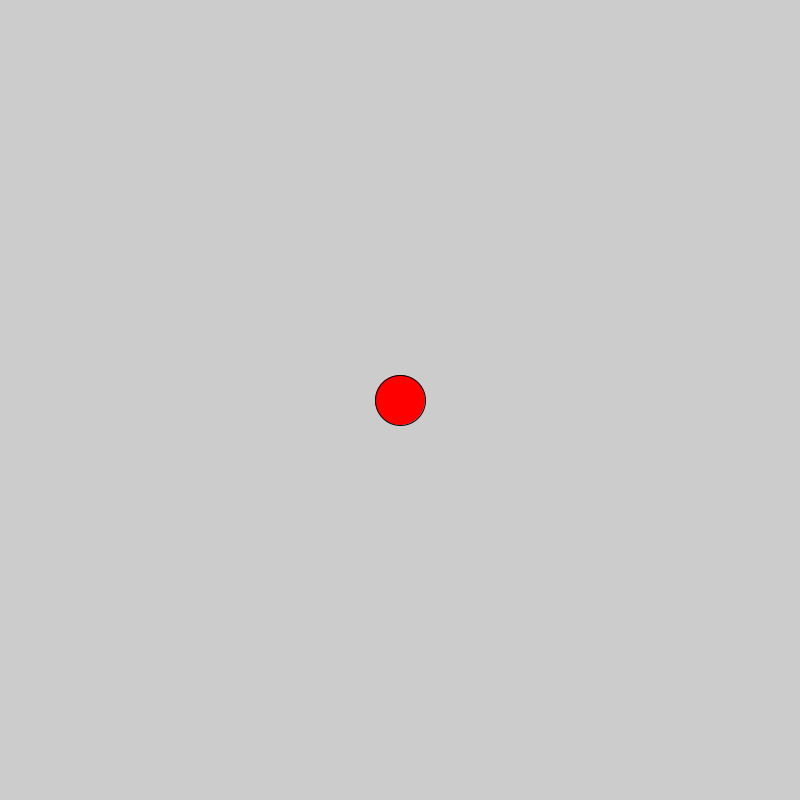
Frame 1 (no input)
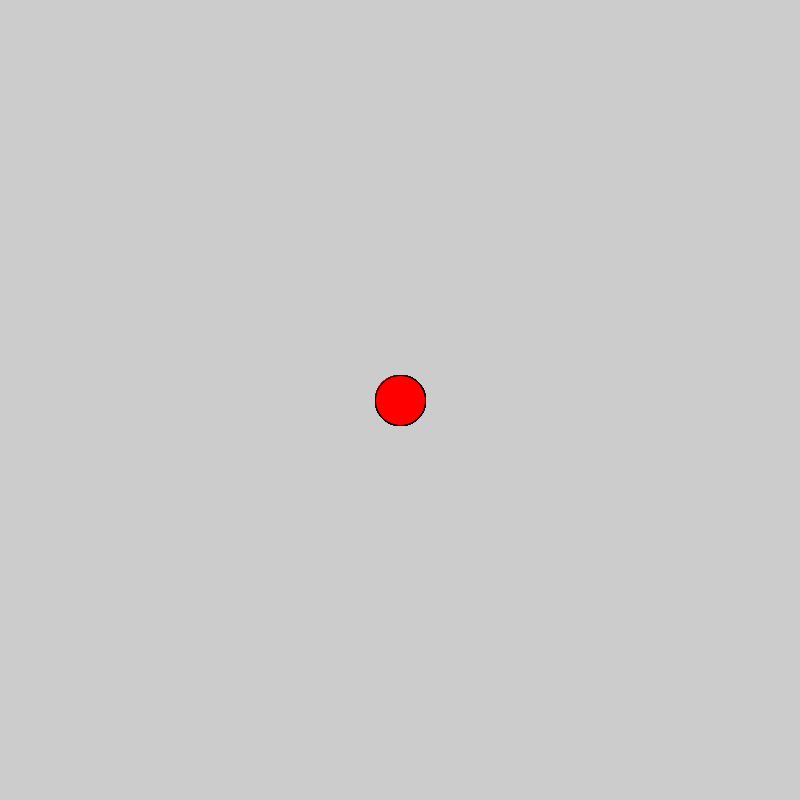
Frame 60 (the mouse pressed at the canvas centre just before this capture)
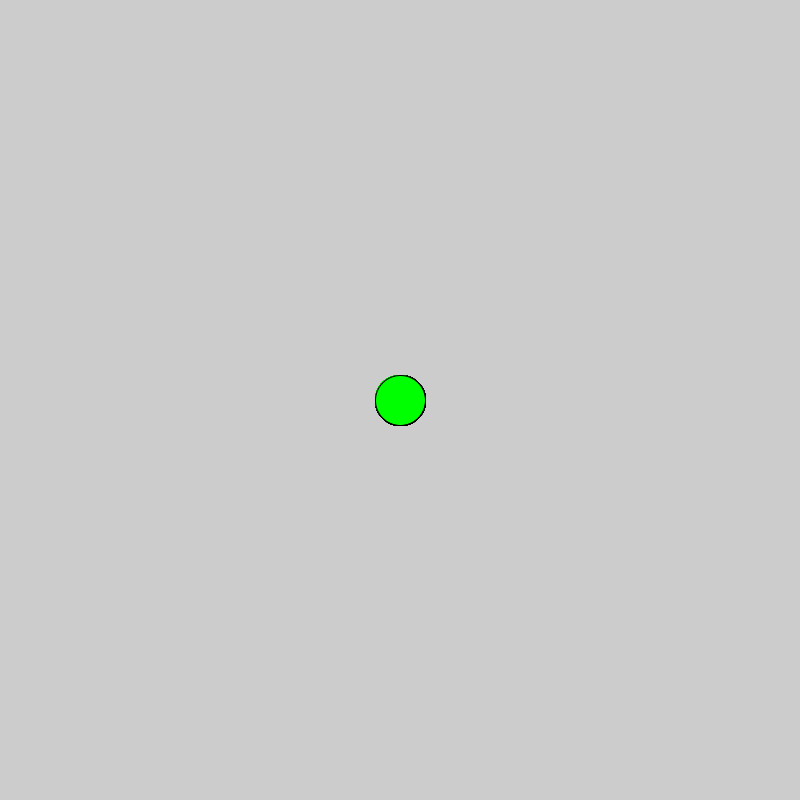
Frame 120 (the mouse held since frame 60 and released just before this capture)

The Processing sketch that drew these frames (run headless with seeded random() and noise(); from frame 60 on, the mouse is pressed at the canvas centre):

// Processing sketch: LogicalDot
// ── LogicalDot.pde
 void setup() {
  size(800, 800);
}

void draw() {
  
   //2. make it a nice color
fill(255,0,0);
   //3. if the mouse is pressed, fill the circle with a different color          
if(mousePressed){
 fill(0,255,0); 
}
   //1. draw an ellipse
ellipse(400,400,50,50);
}
// Copyright Wintriss Technical Schools 2013
